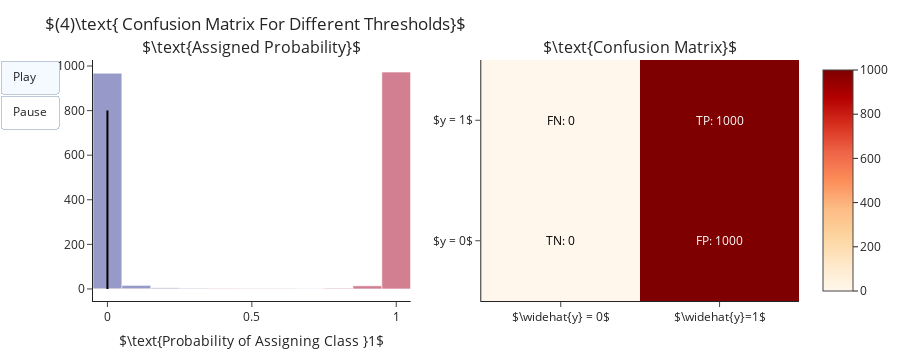

This figure's notebook cell:
### Markdown cell above
So by specifying such a threshold we partition the samples into 4 sets (suppose $1$ is the "positive label"):
- True Positives: Samples of class $1$ and that are predicted to be $1$.
- True Negatives: Samples of class $0$ and that are predicted to be $0$.
- False Positives: Samples of class $0$ and that are predicted to be $1$.
- False Negatives: Samples of class $1$ and that are predicted to be $0$.

Confusion matrices are a common way of visualizing these four groups. It is to note that confusion matrices are also used in a wider context where we have two sets of categories $A_1,\ldots,A_k$ and $B_1,\ldots,B_l$ and samples are characterized by both a category of $A$ and $B$. Then, the confusion matrix will show the number of samples in each pair $A_i,B_j,\,\, i\in\left[k\right], j\in\left[l\right]$.

### Code cell
from sklearn.metrics import confusion_matrix
import plotly.figure_factory as ff

fig = make_subplots(rows=1, cols=2,
                    subplot_titles=[r"$\text{Assigned Probability}$",r"$\text{Confusion Matrix}$"])

frames = []
for t in range(11):
    # Create histogram of class probabilities and mark with vertical line current threshold
    hist = px.histogram(x=y_prob, color=y, barmode="overlay", nbins=10,
                color_discrete_sequence=[c[1][1], c[0][1]])\
        .add_trace(go.Scatter(x=[t/10, t/10], y=[0, 800],mode="lines", line=dict(color="black"), showlegend=False))
    
    
    # Create a confusion matrix for classifying based on current threshold t/10
    cm = confusion_matrix(y, model.predict_proba(X)[:, 1] >= t/10, labels=[0,1])
    cm = ff.create_annotated_heatmap(cm, y = [r"$y = 0$", r"$y = 1$"], x = [r"$\widehat{y} = 0$", r"$\widehat{y}=1$"],
                                     annotation_text=np.core.defchararray.add(np.array([["TN: ", "FP: "], ["FN: ", "TP: "]]), cm.astype("<U4")),
                                     showscale=True, colorscale="OrRd")

    
    # Create anomation frame using graphs above and their annotations
    for annot in cm.layout.annotations: annot["xref"], annot["yref"] = "x2", "y2"
    frames.append(go.Frame(data=hist.data + cm.data, 
                           layout=go.Layout(annotations=fig.layout.annotations + hist.layout.annotations + cm.layout.annotations),
                           traces=[0,1,2,3]))
    

# Incorporate frames' data and annotations into subplot figures
fig.add_traces(frames[0].data[:3],1,1)\
   .add_traces(frames[0].data[3],1,2)\
   .update(frames=frames)\
   .update_xaxes(title_text=r'$\text{Probability of Assigning Class }1$', row=1, col=1)\
   .update_layout(title=r"$(4)\text{ Confusion Matrix For Different Thresholds}$",
                  height=350, showlegend=False, margin=dict(t=60),
                  annotations = frames[0].layout.annotations, barmode="overlay",
                  updatemenus=[dict(type="buttons", buttons=[AnimationButtons.play(frame_duration=1500), AnimationButtons.pause()])])

### Figure 1 — Plotly figure (JSON) as saved in the notebook; plotly's stock layout.template omitted (floating-point values rounded to 4 significant figures; data arrays with more than 128 entries replaced by an {"elided": "..."} marker saying what was removed)
{"data": [{"alignmentgroup": "True", "bingroup": "x", "hovertemplate": "color=0<br>x=%{x}<br>count=%{y}<extra></extra>", "legendgroup": "0", "marker": {"color": "rgb(49,54,149)", "opacity": 0.5, "pattern": {"shape": ""}}, "name": "0", "nbinsx": 10, "offsetgroup": "0", "orientation": "v", "showlegend": true, "type": "histogram", "x": {"elided": "1000 float values"}, "xaxis": "x", "yaxis": "y"}, {"alignmentgroup": "True", "bingroup": "x", "hovertemplate": "color=1<br>x=%{x}<br>count=%{y}<extra></extra>", "legendgroup": "1", "marker": {"color": "rgb(165,0,38)", "opacity": 0.5, "pattern": {"shape": ""}}, "name": "1", "nbinsx": 10, "offsetgroup": "1", "orientation": "v", "showlegend": true, "type": "histogram", "x": {"elided": "1000 float values"}, "xaxis": "x", "yaxis": "y"}, {"line": {"color": "black"}, "mode": "lines", "showlegend": false, "type": "scatter", "x": [0, 0], "xaxis": "x", "y": [0, 800], "yaxis": "y"}, {"colorscale": [[0, "rgb(255,247,236)"], [0.125, "rgb(254,232,200)"], [0.25, "rgb(253,212,158)"], [0.375, "rgb(253,187,132)"], [0.5, "rgb(252,141,89)"], [0.625, "rgb(239,101,72)"], [0.75, "rgb(215,48,31)"], [0.875, "rgb(179,0,0)"], [1, "rgb(127,0,0)"]], "reversescale": false, "showscale": true, "type": "heatmap", "x": ["$\\widehat{y} = 0$", "$\\widehat{y}=1$"], "xaxis": "x2", "y": ["$y = 0$", "$y = 1$"], "yaxis": "y2", "z": [[0, 1000], [0, 1000]]}], "layout": {"annotations": [{"font": {"size": 16}, "showarrow": false, "text": "$\\text{Assigned Probability}$", "x": 0.225, "xanchor": "center", "xref": "paper", "y": 1, "yanchor": "bottom", "yref": "paper"}, {"font": {"size": 16}, "showarrow": false, "text": "$\\text{Confusion Matrix}$", "x": 0.775, "xanchor": "center", "xref": "paper", "y": 1, "yanchor": "bottom", "yref": "paper"}, {"font": {"color": "#000000"}, "showarrow": false, "text": "TN: 0", "x": "$\\widehat{y} = 0$", "xref": "x2", "y": "$y = 0$", "yref": "y2"}, {"font": {"color": "#FFFFFF"}, "showarrow": false, "text": "FP: 1000", "x": "$\\widehat{y}=1$", "xref": "x2", "y": "$y = 0$", "yref": "y2"}, {"font": {"color": "#000000"}, "showarrow": false, "text": "FN: 0", "x": "$\\widehat{y} = 0$", "xref": "x2", "y": "$y = 1$", "yref": "y2"}, {"font": {"color": "#FFFFFF"}, "showarrow": false, "text": "TP: 1000", "x": "$\\widehat{y}=1$", "xref": "x2", "y": "$y = 1$", "yref": "y2"}], "barmode": "overlay", "height": 350, "margin": {"t": 60}, "showlegend": false, "title": {"text": "$(4)\\text{ Confusion Matrix For Different Thresholds}$"}, "updatemenus": [{"buttons": [{"args": [null, {"frame": {"duration": 1500, "redraw": true}, "fromcurrent": true, "mode": "immediate", "transition": {"duration": 0, "easing": "linear"}}], "label": "Play", "method": "animate"}, {"args": [[null], {"frame": {"duration": 0, "redraw": false}, "mode": "immediate", "transition": {"duration": 0}}], "label": "Pause", "method": "animate"}], "type": "buttons"}], "xaxis": {"anchor": "y", "domain": [0, 0.45], "title": {"text": "$\\text{Probability of Assigning Class }1$"}}, "xaxis2": {"anchor": "y2", "domain": [0.55, 1]}, "yaxis": {"anchor": "x", "domain": [0, 1]}, "yaxis2": {"anchor": "x2", "domain": [0, 1]}}}
